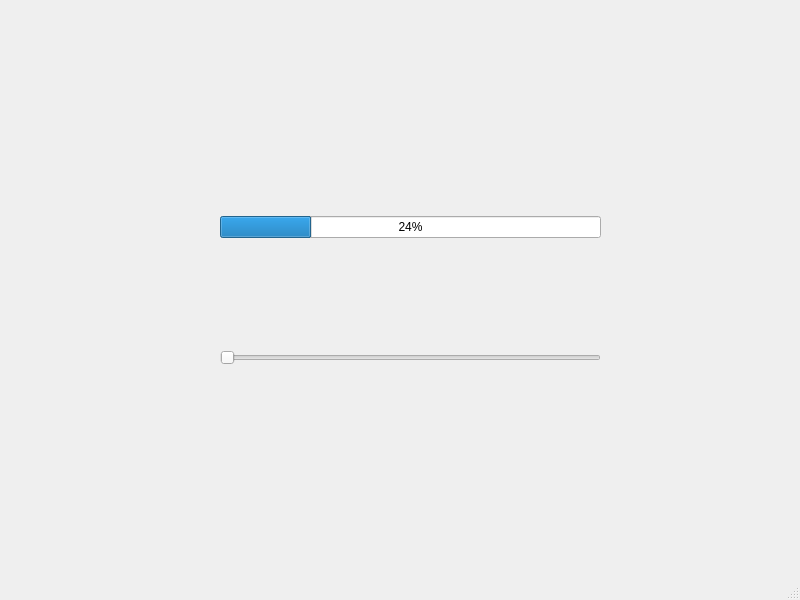
<?xml version="1.0" encoding="UTF-8"?>
<ui version="4.0">
 <class>MainWindow</class>
 <widget class="QMainWindow" name="MainWindow">
  <property name="geometry">
   <rect>
    <x>0</x>
    <y>0</y>
    <width>800</width>
    <height>600</height>
   </rect>
  </property>
  <property name="windowTitle">
   <string>MainWindow</string>
  </property>
  <widget class="QWidget" name="centralwidget">
   <widget class="QWidget" name="">
    <property name="geometry">
     <rect>
      <x>220</x>
      <y>110</y>
      <width>381</width>
      <height>361</height>
     </rect>
    </property>
    <layout class="QVBoxLayout" name="verticalLayout">
     <item>
      <widget class="QProgressBar" name="progressBar">
       <property name="value">
        <number>24</number>
       </property>
      </widget>
     </item>
     <item>
      <widget class="QSlider" name="horizontalSlider">
       <property name="orientation">
        <enum>Qt::Horizontal</enum>
       </property>
      </widget>
     </item>
    </layout>
   </widget>
  </widget>
  <widget class="QMenuBar" name="menubar">
   <property name="geometry">
    <rect>
     <x>0</x>
     <y>0</y>
     <width>800</width>
     <height>22</height>
    </rect>
   </property>
  </widget>
  <widget class="QStatusBar" name="statusbar"/>
 </widget>
 <resources/>
 <connections/>
</ui>
